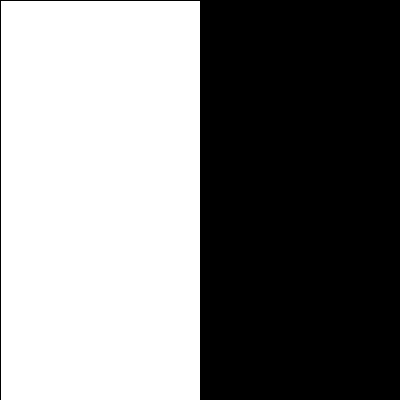
Frame 1 (no input)
Frame 60 (the mouse pressed at the canvas centre just before this capture): identical to frame 1, image omitted
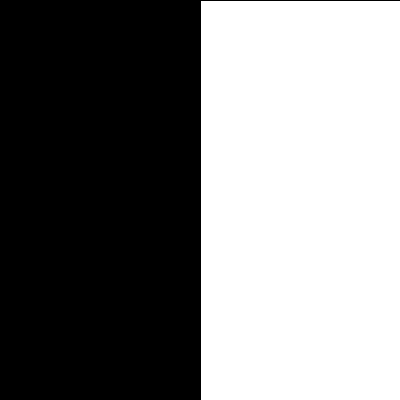
Frame 120 (the mouse held since frame 60 and released just before this capture)

The Processing sketch that drew these frames (run headless with seeded random() and noise(); from frame 60 on, the mouse is pressed at the canvas centre):

// Processing sketch: Exercise6
// ── Exercise6.pde
/*
*  Kunstuni TIME team
*  Cécile - 10.2023
*
*  Chapter 2 - Exercise 6
*
*  There are a lot of ways to do this exercise. This is one of them.
*
*  
*/


void setup(){

   size(400,400);

}

void draw(){
  
  background(0);
  fill(255);
  if(mouseX < width/2){
    rect(0,0,width/2,height);
  }else{
    rect(width/2,0,width/2,height);
  }
  
}


// another solution
/*
void setup(){

   size(400,400);

}

void draw(){
  
  background(255);
  fill(0);
  if(mouseX < width/2){
    rect(width/2,0,width/2,height);
  }else{
    rect(0,0,width/2,height);
  }
  
}
*/


// another solution
/*
void setup(){

   size(400,400);

}

void draw(){
  
  if(mouseX < width/2){
    background(0);
    fill(255);
  }else{
    background(255);
    fill(0);
  }
  
  rect(0,0,width/2,height);
  
}
*/
